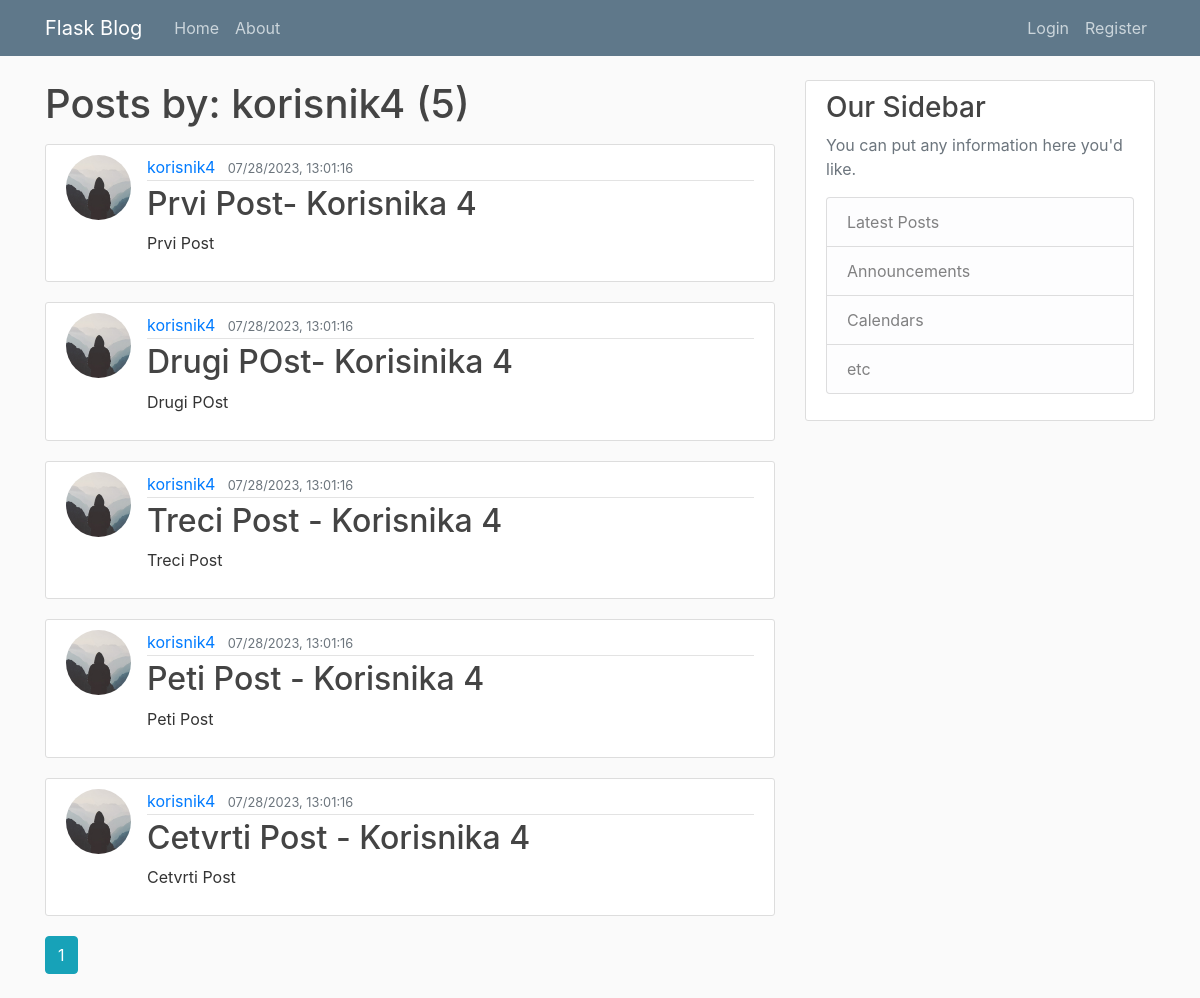
The app's page /user/korisnik4 with its own data.
### flask_blog/models.py (models this page shows, shortened)
class User(db.Model,UserMixin):
    id=db.Column(db.Integer,primary_key=True)
    username=db.Column(db.String(20),unique=True,nullable=False)
    email=db.Column(db.String(120),unique=True,nullable=False)
    image_file=db.Column(db.String(20),nullable=False,default='default.jpg')
    password=db.Column(db.String(60),nullable=False)
    posts=db.relationship("Post",backref="author",lazy=True)

class Post(db.Model):
    id=db.Column(db.Integer,primary_key=True)
    title=db.Column(db.String(100),nullable=False)
    date_posted=db.Column(db.DateTime,nullable=False,default=datetime.utcnow())
    content=db.Column(db.Text,nullable=False)
    user_id=db.Column(db.Integer,db.ForeignKey("user.id"),nullable=False)

### flask_blog/users/routes.py (the view)
@users.route("/user/<string:username>")
def user_posts(username):
    page=request.args.get("page",1,type=int)
    user=User.query.filter_by(username=username).first_or_404()
    posts=Post.query.filter_by(author=user).order_by(Post.date_posted.desc()).paginate(page=page,per_page=5)
    return render_template('user_posts.html', posts=posts,user=user)

### flask_blog/templates/user_posts.html
{% extends "layout.html" %}
{% block content %}
<h1 class="mb-3">Posts by: {{user.username}} ({{posts.total}})</h1>
{% for post in posts.items %}
<article class="media content-section">
    <img class="rounded-circle article-img "
        src="{{url_for('static',filename='profile_pics/'+ post.author.image_file)}}" alt="">
    <div class="media-body">
        <div class="article-metadata">
            <a class="mr-2" href="{{url_for('users.user_posts',username=post.author.username)}}">{{ post.author.username
                }}</a>
            <small class="text-muted">{{ post.date_posted.strftime("%m/%d/%Y, %H:%M:%S") }}</small>
        </div>
        <h2><a class="article-title" href="{{url_for('posts.post',post_id=post.id)}}">{{ post.title }}</a></h2>
        <p class="article-content">{{ post.content }}</p>
    </div>
</article>
{% endfor %}
{% for page_num in posts.iter_pages(left_edge=1, right_edge=1, left_current=1,right_current=2)%}
{% if page_num %}
{% if posts.page==page_num %}
<a class="btn btn-info mb-4" href="{{url_for('users.user_posts',username=user.username)}}">{{page_num}}</a>
{% else %}
<a class="btn btn-outline-info mb-4" href="{{url_for('users.user_posts',username=user.username)}}">{{page_num}}</a>
{% endif %}
{% else %}
...
{% endif %}
{% endfor %}
{% endblock content %}

### flask_blog/static/main.css (style rules this page uses)
body { background: #fafafa; color: #333333; margin-top: 5rem; }
h1, h2, h3, h4, h5, h6 { color: #444444; }
.content-section { background: #ffffff; padding: 10px 20px; border: 1px solid #dddddd; border-radius: 3px; margin-bottom: 20px; }
.article-title { color: #444444; }
.article-content { white-space: pre-line; }
.article-img { height: 65px; width: 65px; margin-right: 16px; }
.article-metadata { padding-bottom: 1px; margin-bottom: 4px; border-bottom: 1px solid #e3e3e3 }

### records on screen
User: username "korisnik4"
Post: image_file (placeholder picture), author.username "korisnik4", date_posted "07/28/2023, 13:01:16", title "Prvi Post- Korisnika 4", content "Prvi Post"
Post: image_file (placeholder picture), author.username "korisnik4", date_posted "07/28/2023, 13:01:16", title "Drugi POst- Korisinika 4", content "Drugi POst"
Post: image_file (placeholder picture), author.username "korisnik4", date_posted "07/28/2023, 13:01:16", title "Treci Post - Korisnika 4", content "Treci Post"
Post: image_file (placeholder picture), author.username "korisnik4", date_posted "07/28/2023, 13:01:16", title "Peti Post - Korisnika 4", content "Peti Post"
Post: image_file (placeholder picture), author.username "korisnik4", date_posted "07/28/2023, 13:01:16", title "Cetvrti Post - Korisnika 4", content "Cetvrti Post"

### other values on screen
{{ posts.total }} "5"
{{ page_num }} "1"
